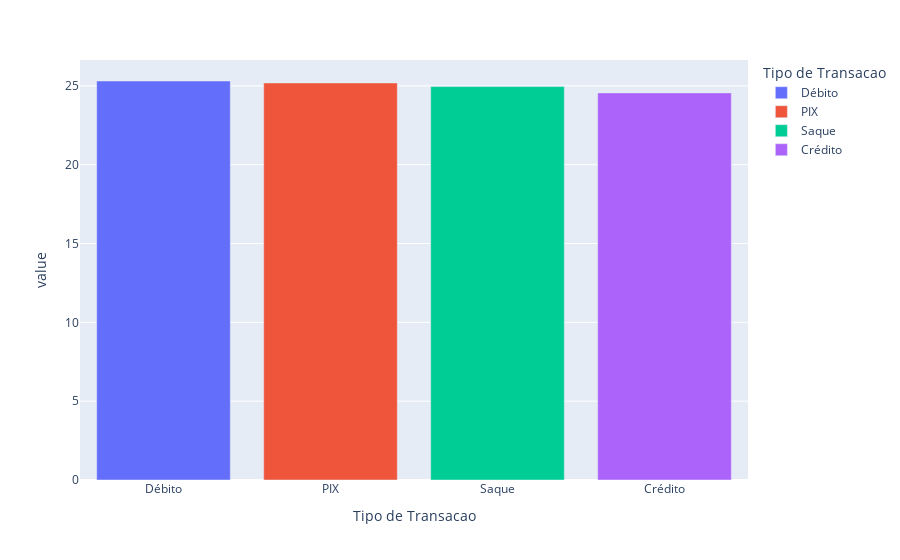

Notebook source saved alongside this figure:
### Code cell
percentual_tipo_transacao = (contadem_tipo_transacao/len(df_transacoes)) * 100
px.bar(percentual_tipo_transacao, color=percentual_tipo_transacao.index)

### Figure 1 — Plotly figure (JSON) as saved in the notebook; plotly's stock layout.template omitted (floating-point values rounded to 4 significant figures)
{"data": [{"hovertemplate": "Tipo de Transacao=%{x}<br>value=%{y}<extra></extra>", "legendgroup": "Débito", "marker": {"color": "#636efa", "pattern": {"shape": ""}}, "name": "Débito", "orientation": "v", "showlegend": true, "textposition": "auto", "type": "bar", "x": ["Débito"], "xaxis": "x", "y": [25.31], "yaxis": "y"}, {"hovertemplate": "Tipo de Transacao=%{x}<br>value=%{y}<extra></extra>", "legendgroup": "PIX", "marker": {"color": "#EF553B", "pattern": {"shape": ""}}, "name": "PIX", "orientation": "v", "showlegend": true, "textposition": "auto", "type": "bar", "x": ["PIX"], "xaxis": "x", "y": [25.18], "yaxis": "y"}, {"hovertemplate": "Tipo de Transacao=%{x}<br>value=%{y}<extra></extra>", "legendgroup": "Saque", "marker": {"color": "#00cc96", "pattern": {"shape": ""}}, "name": "Saque", "orientation": "v", "showlegend": true, "textposition": "auto", "type": "bar", "x": ["Saque"], "xaxis": "x", "y": [24.95], "yaxis": "y"}, {"hovertemplate": "Tipo de Transacao=%{x}<br>value=%{y}<extra></extra>", "legendgroup": "Crédito", "marker": {"color": "#ab63fa", "pattern": {"shape": ""}}, "name": "Crédito", "orientation": "v", "showlegend": true, "textposition": "auto", "type": "bar", "x": ["Crédito"], "xaxis": "x", "y": [24.55], "yaxis": "y"}], "layout": {"barmode": "relative", "legend": {"title": {"text": "Tipo de Transacao"}, "tracegroupgap": 0}, "margin": {"t": 60}, "xaxis": {"anchor": "y", "categoryarray": ["Débito", "PIX", "Saque", "Crédito"], "categoryorder": "array", "domain": [0, 1], "title": {"text": "Tipo de Transacao"}}, "yaxis": {"anchor": "x", "domain": [0, 1], "title": {"text": "value"}}}}
